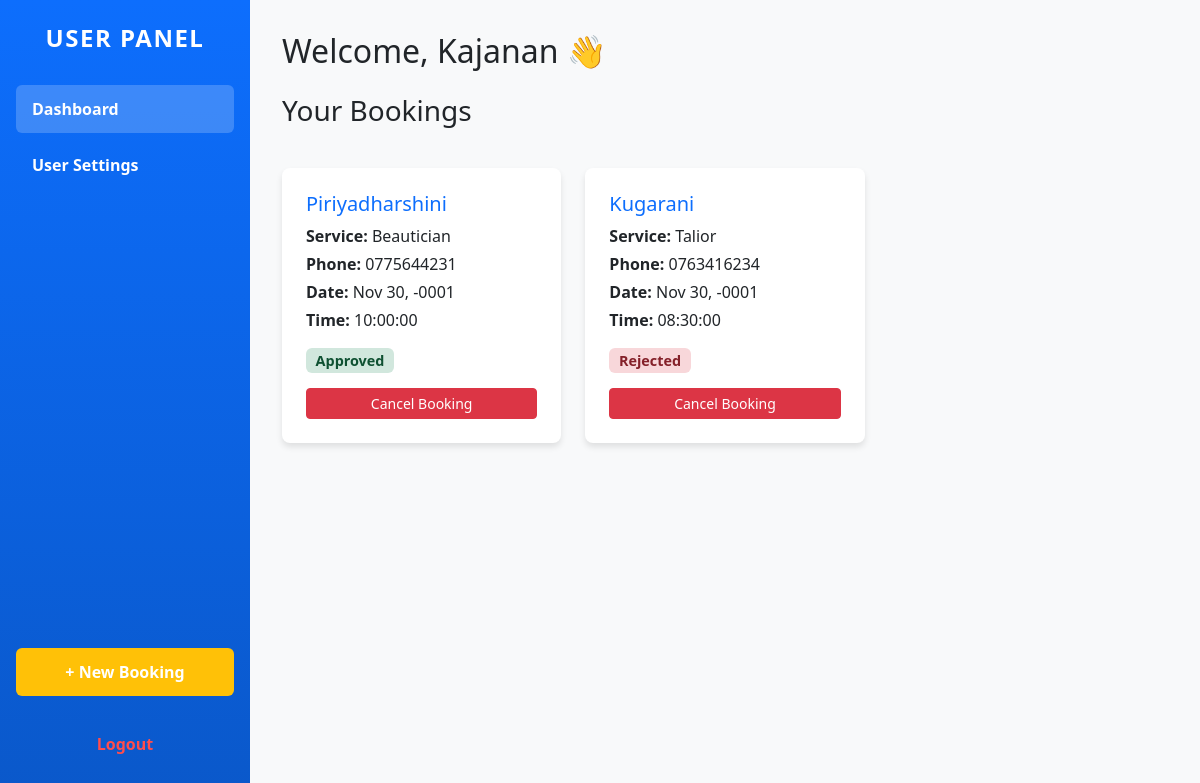
Screenshot of /user_dashboard.php (signed in) with the database file from the repository.
### tables this page shows
CREATE TABLE `bookings` (
  `id` int(11) NOT NULL,
  `user_id` int(11) NOT NULL,
  `provider_id` int(11) NOT NULL,
  `service_type` varchar(255) DEFAULT NULL,
  `date` date NOT NULL,
  `status` enum('Pending','Approved','Rejected') DEFAULT 'Pending',
  `preferred_date` date NOT NULL,
  `preferred_time` time NOT NULL,
  `message` text DEFAULT NULL
);

CREATE TABLE `service_providers` (
  `id` int(11) NOT NULL,
  `name` varchar(100) NOT NULL,
  `email` varchar(100) NOT NULL,
  `service_type` varchar(100) NOT NULL,
  `experience` text NOT NULL,
  `district` varchar(100) NOT NULL,
  `gn_division` varchar(100) NOT NULL,
  `phone` varchar(20) NOT NULL,
  `password` varchar(255) NOT NULL,
  `created_at` timestamp NOT NULL DEFAULT current_timestamp(),
  `status` enum('pending','approved','rejected') DEFAULT 'pending',
  `availability` enum('available','unavailable') NOT NULL DEFAULT 'unavailable',
  `image` varchar(255) DEFAULT 'default.jpg'
);

### user_dashboard.php (the view, shortened to what this page needs)
<?php
require 'config.php';
$userId = $_SESSION['id'];
$userName = htmlspecialchars($_SESSION['name']);
$sql = "SELECT b.id, sp.name AS provider_name, sp.service_type, sp.phone, b.date, b.preferred_time, b.status
        FROM bookings b
        JOIN service_providers sp ON b.provider_id = sp.id
        WHERE b.user_id = ?
        ORDER BY b.date DESC";
$stmt = $conn->prepare($sql);
$stmt->bind_param("i", $userId);
$stmt->execute();
$result = $stmt->get_result();
$bookings = [];
while ($row = $result->fetch_assoc()) {
    $bookings[] = $row;
}
?>
<!DOCTYPE html>
<html lang="en">
<head>
  <link href="https://cdn.jsdelivr.net/npm/bootstrap@5.3.0/dist/css/bootstrap.min.css" rel="stylesheet" />
</head>
<body>
  <nav class="sidebar">
    <h4>USER PANEL</h4>
    <a href="user_dashboard.php" class="active">Dashboard</a>
    <a href="user_settings.php">User Settings</a>
    <a href="categories.php" class="btn-new-booking">+ New Booking</a>
    <a href="logout.php" class="logout-btn">Logout</a>
  </nav>
  <main class="content-area">
    <h2 class="mb-4">Welcome, <?= $userName ?> 👋</h2>
    <h3>Your Bookings</h3>
    <?php if (count($bookings) > 0): ?>
      <div class="row g-4 mt-3">
        <?php foreach ($bookings as $booking): ?>
          <div class="col-md-6 col-lg-4">
            <div class="booking-card p-4 bg-white">
              <h5 class="mb-2 text-primary"><?= htmlspecialchars($booking['provider_name']) ?></h5>
              <p class="mb-1"><strong>Service:</strong> <?= htmlspecialchars($booking['service_type']) ?></p>
              <p class="mb-1"><strong>Phone:</strong> <?= htmlspecialchars($booking['phone']) ?></p>
              <p class="mb-1"><strong>Date:</strong> <?= date('M d, Y', strtotime($booking['date'])) ?></p>
              <p class="mb-3"><strong>Time:</strong> <?= htmlspecialchars($booking['preferred_time']) ?></p>
              <?php
                $statusClass = '';
                if ($booking['status'] === 'Approved') {
                  $statusClass = 'status-approved';
                } elseif ($booking['status'] === 'Pending') {
                  $statusClass = 'status-pending';
                } elseif ($booking['status'] === 'Rejected') {
                  $statusClass = 'status-rejected';
                }
              ?>
              <span class="booking-status <?= $statusClass ?>"><?= htmlspecialchars($booking['status']) ?></span>
              <form method="POST" class="mt-3" onsubmit="return confirm('Are you sure you want to cancel this booking?');">
                <button type="submit" class="btn btn-sm btn-danger w-100">Cancel Booking</button>
              </form>
            </div>
          </div>
        <?php endforeach; ?>
      </div>
    <?php else: ?>
      <div class="alert alert-info mt-4" role="alert">
        You haven't made any bookings yet. <a href="categories.php" class="alert-link">Book a service now!</a>
      </div>
    <?php endif; ?>
  </main>
</body>
</html>

### user_dashboard.php (style rules this page uses)
body { min-height: 100vh; display: flex; background: #f8f9fa; font-family: 'Segoe UI', Tahoma, Geneva, Verdana, sans-serif; }
.sidebar { background: linear-gradient(180deg, #0d6efd 0%, #0a58ca 100%); min-height: 100vh; padding: 1.5rem 1rem; width: 250px; display: flex; flex-direction: column; color: white; position: sticky; top: 0; }
.sidebar h4 { margin-bottom: 2rem; font-weight: 700; text-align: center; text-transform: uppercase; letter-spacing: 1.5px; }
.sidebar a { color: white; text-decoration: none; padding: 0.75rem 1rem; border-radius: 0.375rem; margin-bottom: 0.5rem; font-weight: 600; transition: background-color 0.3s ease; display: block; }
.sidebar a:hover, .sidebar a.active { background-color: rgba(255, 255, 255, 0.2); }
.btn-new-booking { margin-top: auto; background-color: #ffc107; color: #212529; font-weight: 600; padding: 0.75rem 1rem; border-radius: 0.375rem; text-align: center; cursor: pointer; text-decoration: none; transition: background-color 0.3s ease; display: block; }
.sidebar a.logout-btn { margin-top: 1rem; font-weight: 700; text-align: center; background: transparent; color: #ff4d4d; border-radius: 0.375rem; display: block; padding: 0.75rem 1rem; transition: background-color 0.3s ease; }
main.content-area { flex-grow: 1; padding: 2rem; overflow-y: auto; }
.booking-card { box-shadow: 0 4px 6px rgb(0 0 0 / 0.1); border-radius: 0.5rem; transition: box-shadow 0.3s ease; }
.booking-status { font-weight: 700; padding: 0.2rem 0.6rem; border-radius: 0.375rem; font-size: 0.9rem; }
.status-approved { background-color: #d1e7dd; color: #0f5132; }
.status-rejected { background-color: #f8d7da; color: #842029; }

### rows the page displays
bookings: provider.name "Piriyadharshini", provider.service_type "Beautician", provider.phone "0775644231", date "Nov 30, -0001", preferred_time "10:00:00", status "Approved"
bookings: provider.name "Kugarani", provider.service_type "Talior", provider.phone "0763416234", date "Nov 30, -0001", preferred_time "08:30:00", status "Rejected"

### other values shown
$userName "Kajanan"
